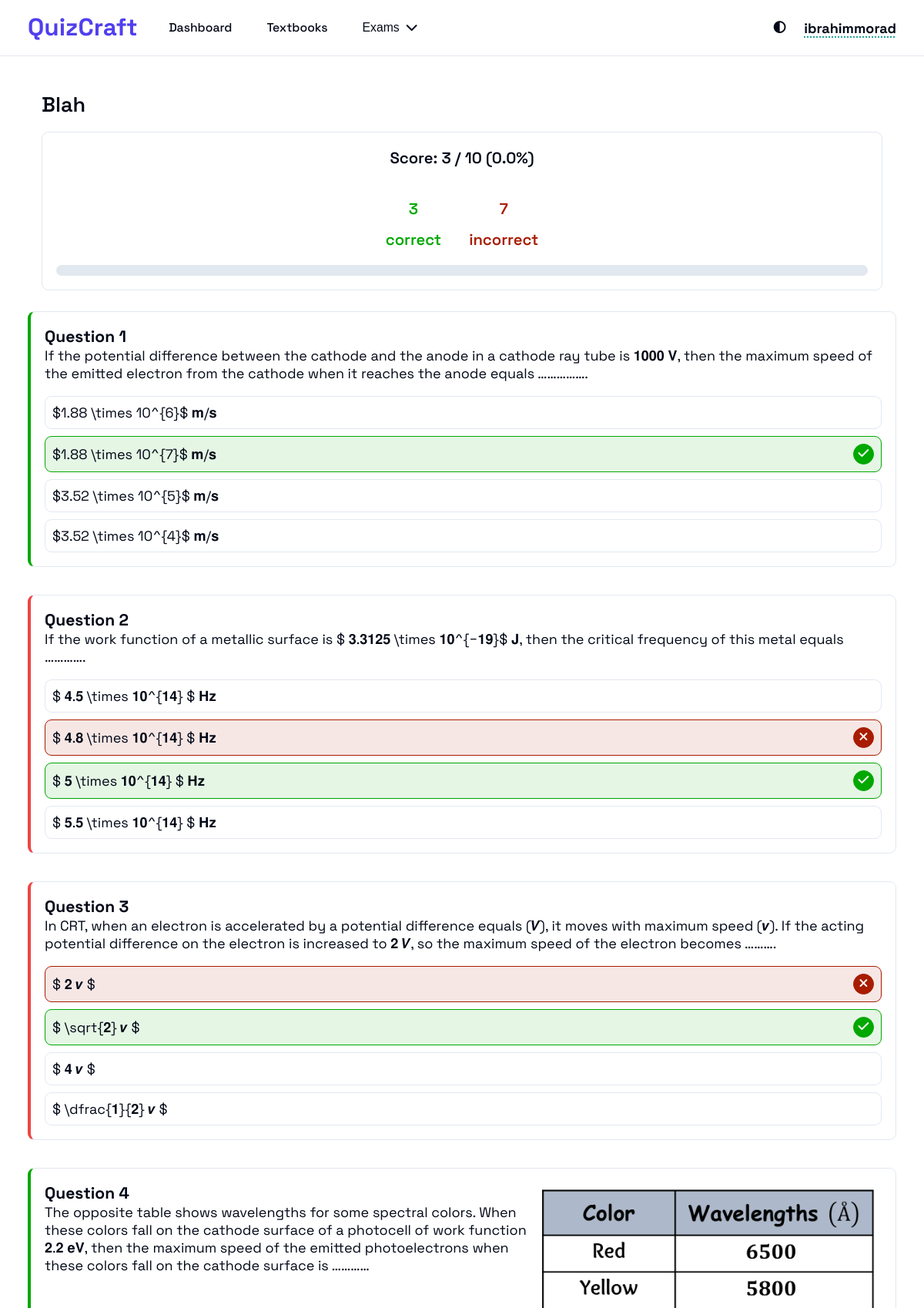
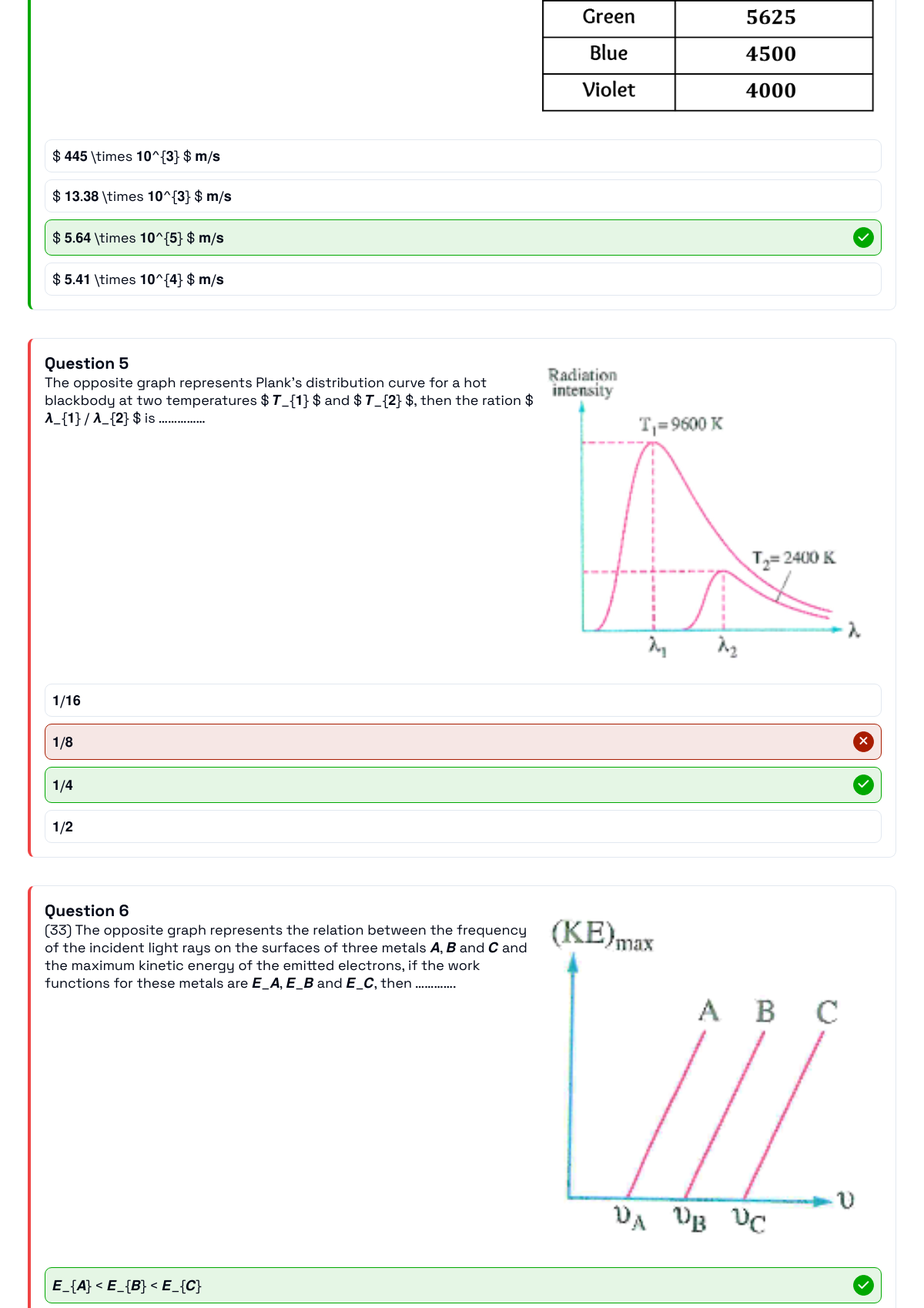
Screenshot of /exam/result/289/ (signed in, upper part) with the database file from the repository (2 pictures, top to bottom).
### exam/models.py (models this page shows, shortened)
class Exam(models.Model):
    class ScopeChoice(models.TextChoices):
        LESSON = "Lesson", "Lesson"
        CHAPTER = "Chapter", "Chapter"
        UNIT = "Unit", "Unit"
        TEXTBOOK = "Textbook", "Textbook"
    title = models.CharField(max_length=256)
    created_at = models.DateTimeField(auto_now_add=True)
    updated_at = models.DateTimeField(auto_now=True)
    created_by = models.ForeignKey(
        User, on_delete=models.CASCADE, related_name="exams", related_query_name="exam"
    )
    scopes = models.ManyToManyField(
        Scope, related_name="exams", related_query_name="exam"
    )
    problems = models.ManyToManyField(
        Problem, through="ExamProblem", related_name="exams", related_query_name="exam"
    )
    is_published = models.BooleanField(default=False)
    class Meta:
        ordering = ["-created_at"]

class Submission(models.Model):
    created_at = models.DateTimeField(auto_now_add=True)
    updated_at = models.DateTimeField(auto_now=True)
    exam = models.ForeignKey(
        Exam, on_delete=models.CASCADE, related_name="submissions", null=True
    )
    user = models.ForeignKey(
        User, on_delete=models.CASCADE, related_name="submissions", null=True
    )
    score = models.PositiveSmallIntegerField(default=0)
    percentage = models.FloatField(default=0.0)
    is_published = models.BooleanField(default=False)
    class Status(models.TextChoices):
        EXITED_UNEXPECTEDLY = "exited_unexpectedly", "Exited Unexpectedly"
        COMPLETED = "completed", "Completed"
    status = models.CharField(
        max_length=20, choices=Status.choices, default=Status.EXITED_UNEXPECTEDLY
    )
    class Meta:
        ordering = ["-updated_at"]
    @property
    def wrong_answers(self):
        return self.exam.problems.count() - self.score

### problem/models.py (models this page shows, shortened)
class Problem(models.Model):
    class Difficulty(models.IntegerChoices):
        EASY = 1, "Easy"
        MIDIUM = 2, "Medium"
        HARD = 3, "Hard"
        EXTRA = 4, "Extra hard"
    scope = models.ForeignKey(
        Scope,
        on_delete=models.CASCADE,
        related_name="problems_set",
        related_query_name="problem",
        limit_choices_to={"level": 3},
    )
    body = models.TextField()
    created_at = models.DateTimeField(auto_now_add=True)
    figure = models.ImageField(upload_to="problems/", null=True, blank=True)
    difficulty = models.PositiveSmallIntegerField(
        choices=Difficulty, default=Difficulty.EASY
    )
    class Meta:
        ordering = ["difficulty", "created_at"]

class Choice(models.Model):
    problem = models.ForeignKey(
        Problem,
        on_delete=models.CASCADE,
        related_name="choices",
        related_query_name="choice",
    )
    body = models.CharField(max_length=256, null=True, blank=True)
    figure = models.ImageField(upload_to="choices/", null=True, blank=True)
    is_correct = models.BooleanField(default=False)

### exam/views.py (the view, shortened to what this page needs)
# urls.py: path("result/<int:submission_id>/", exam_result, name="exam-result"),
@login_required()
@require_http_methods(["GET"])
def exam_result(request, submission_id):
    submission = (
        Submission.objects.select_related("exam")
        .prefetch_related(
            "answers__choice",
            "answers__problem",
            Prefetch(
                "exam__problems", queryset=Problem.objects.prefetch_related("choices")
            ),
        )
        .get(id=submission_id)
    )
    if submission.user != request.user:
        messages.error(request, "You do not have permission to view this result")
        return reload(request)
    problems = list(submission.exam.problems.all())
    answers = submission.answers.all()
    chosen_choices_ids = set(a.choice_id for a in answers if a.choice_id)
    problem_correct_map = {
        a.problem_id: a.choice.is_correct for a in answers if a.choice_id
    }
    problem_data = []
    for problem in problems:
        choices = [
            {
                "id": choice.id,
                "body": choice.body,
                "figure": choice.figure,
                "is_correct": choice.is_correct,
                "checked": choice.id in chosen_choices_ids,
            }
            for choice in problem.choices.all()
        ]
        problem_data.append({
            "id": problem.id,
            "body": problem.body,
            "figure": problem.figure,
            "choices": choices,
            "answered_correctly": problem_correct_map.get(problem.id, False),
        })
    context = {
        "score": submission.score,
        "wrong_answers": submission.wrong_answers,
        "percentage": submission.percentage,
        "exam_length": len(problems),
        "exam_title": submission.exam.title,
        "problems": problem_data,
    }
    return render(
        request,
        "exam/exam_result.html",
        context=context,
    )

### exam/templates/exam/exam_result.html (shortened to what this page needs)
{% extends "base.html" %}
{% load static %}
{% block css %}
<link rel="stylesheet" href="{% static 'css/base.css' %}">
<link rel="stylesheet" href="{% static 'css/header.css' %}">
<link rel="stylesheet" href="{% static 'css/exam_submition.css' %}">
<link rel="stylesheet" href="https://cdnjs.cloudflare.com/ajax/libs/font-awesome/6.5.0/css/all.min.css">
{% endblock css %}
{% block content %}
{% include "components/header.html" %}
<div class="container">
    <div class="exam-header">
        <h1>{{ exam_title }}</h1>
        <div class="submission-statistics">
            <p class="score">
                Score: {{ score }} / {{ exam_length }} ({{ percentage }}%)
            </p>
            <div class="correct-incorrect">
                <div class="correct-answers"><span>{{ score }}</span> <span>correct</span></div>
                <div class="incorrect-answers"><span>{{ wrong_answers }}</span> <span>incorrect</span></div>
            </div>
            <div class="progress-bar">
            </div>
        </div>
    </div>
    <div class="exam-form">
        {% for problem in problems %}
        <div class="problem {% if problem.answered_correctly %}answered-correctly{% else %}answered-incorrectly{% endif %}">
            <div class="problem-body">
                <div class="problem-text">
                    <h3>Question {{ forloop.counter }}</h3>
                    <p>{{ problem.body }}</p>
                </div>
                {% if problem.figure %}
                <img src="{{ problem.figure.url }}" alt="{{ problem.figure.name }}" class="problem-figure">
                {% endif %}
            </div>
            <div class="problem-options">
                {% for choice in problem.choices %}
                <div class="problem-option {% if choice.is_correct %}correct{% endif %} {% if choice.checked %}checked{% endif %}">
                    {% if choice.figure %}
                    <img src="{{ choice.figure.url }}" alt="{{ choice.figure.name }}" class="choice-figure">
                    {% else %}
                    <p>{{ choice.body }}</p>
                    {% endif %}
                    {% if choice.is_correct %}
                    <i class="fas fa-check"></i>
                    {% endif %}
                    {% if choice.checked and not choice.is_correct %}
                    <i class="fas fa-times"></i>
                    {% endif %}
                </div>
                {% endfor %}
            </div>
        </div>
        {% endfor %}
    </div>
</div>
{% endblock content %}

### templates/components/header.html (shortened to what this page needs)
{% load static %}
<header class="main-header">
  <div class="header-container">
    <div class="header-content">
      <div class="header-left-content">
        <a href="{% url 'dashboard' %}" class="logo">
          <span>QuizCraft</span>
        </a>
        <nav class="main-nav">
          <ul>
            <li>
              <a href="{% url 'dashboard' %}">Dashboard</a>
            </li>
            <li>
              <a href="{% url 'textbooks' %}">Textbooks</a>
            </li>
            <li>
              <button class="header-exam-button">
                <span>Exams</span>
                <i class="fa-solid fa-chevron-down"></i>
              </button>
            </li>
          </ul>
        </nav>
      </div>
      <div class="header-right-content">
        <span class="theme-toggle-button"></span>
        <div class="auth-container">
          {% if user.is_authenticated %}
          <strong class="user-name">{{ user.username }}</strong>
          {% else %}
          <a href="{% url 'login' %}">Login</a>
          <span>/</span>
          <a href="{% url 'register' %}">Register</a>
          {% endif %}
        </div>
      </div>
    </div>
  </div>
</header>

### static/css/base.css (style rules this page uses)
:root { --background: hsl(0, 0%, 100%); --foreground: hsl(222.2, 84%, 4.9%); --card: hsl(0, 0%, 100%); --card-foreground: hsl(222.2, 84%, 4.9%); --popover: hsl(0, 0%, 100%); --popover-foreground: hsl(222.2, 84%, 4.9%); --primary: hsl(246, 84%, 59%); --primary-foreground: hsl(210, 40%, 98%); --secondary: hsl(210, 40%, 96.1%); --secondary-foreground: hsl(222.2, 47.4%, 11.2%); --muted: hsl(210, 40%, 96.1%); --muted-foreground: hsl(215.4, 16.3%, 46.9%); --accent: hsl(173, 85%, 32%); --accent-foreground: hsl(210, 40%, 98%); --message-warning-fg: rgb(102, 60, 0); --message-warning-bg: rgb(255, 244, 229); --message-error-fg: rgb(152, 0, 0); --message-error-bg: rgb(255, 226, 183); --message-success-fg: rgb(1, 164, 1); --message-success-bg: rgb(226, 255, 226); --destructive: hsl(0, 84.2%, 60.2%); --destructive-foreground: hsl(210, 40%, 98%); --border: hsl(214.3, 31.8%, 91.4%); --input: hsl(214.3, 31.8%, 91.4%); --ring: hsl(222.2, 84%, 4.9%); --radius: 0.5rem; --sidebar-background: hsl(0, 0%, 98%); --sidebar-foreground: hsl(240, 5.3%, 26.1%); --sidebar-primary: hsl(240, 5.9%, 10%); --sidebar-primary-foreground: hsl(0, 0%, 98%); --sidebar-accent: hsl(240, 4.8%, 95.9%); --sidebar-accent-foreground: hsl(240, 5.9%, 10%); --sidebar-border: hsl(220, 13%, 91%); --sidebar-ring: hsl(217.2, 91.2%, 59.8%); }
* { box-sizing: border-box; margin: 0; padding: 0; }
html { font-family: 'spacegrotesk', sans-serif; font-weight: 400; font-size: 18px; }
body { min-height: 100vh; width: 100%; background-color: var(--background); color: var(--foreground); position: relative; display: flex; flex-direction: column; align-items: stretch; }
.container { max-width: 80rem; margin: 0 auto; padding: 2rem 1rem; width: 100%; }
@media (min-width: 640px) { .container { padding-left: 1.5rem; padding-right: 1.5rem; } }
@media (min-width: 1024px) { .container { padding-left: 2rem; padding-right: 2rem; } }

### static/css/header.css (style rules this page uses)
.main-header { background-color: var(--background); border-bottom: 1px solid var(--border); position: sticky; top: 0; z-index: 10; }
.header-container { max-width: 80rem; margin-left: auto; margin-right: auto; padding-left: 1rem; padding-right: 1rem; }
@media (min-width: 640px) { .header-container { padding-left: 1.5rem; padding-right: 1.5rem; } }
@media (min-width: 1024px) { .header-container { padding-left: 2rem; padding-right: 2rem; } }
.header-content { display: flex; justify-content: space-between; height: 4rem; }
.header-left-content { display: flex; align-items: center; }
.main-nav { display: none; }
@media (min-width: 1024px) { .main-nav { display: block; } }
.main-nav>ul { display: flex; align-items: center; gap: 1rem; margin-left: 1.5rem; list-style: none; }
.main-nav>ul>li { display: flex; align-items: center; gap: 0.5rem; cursor: pointer; position: relative; }
.auth-container { display: none; align-items: center; gap: 0.5rem; }
@media (min-width: 1024px) { .auth-container { display: flex; } }
.menu-button, .theme-toggle-button { display: flex; align-items: center; cursor: pointer; border-radius: var(--radius); }

### rows the page displays
Exam: title "Blah"
Submission: percentage "0.0"
Problem: body "If the potential difference between the cathode and the anode in a cathode ray tube is 𝟏𝟎𝟎𝟎 𝐕, then the maximum speed of the emitted electron from the cathode when it reaches the anode equals ……………."
Choice: body "$1.88 \\times 10^{6}$ 𝐦/𝐬"
Choice: body "$1.88 \\times 10^{7}$ 𝐦/𝐬"
Choice: body "$3.52 \\times 10^{5}$ 𝐦/𝐬"
Choice: body "$3.52 \\times 10^{4}$ 𝐦/𝐬"
Problem: body "If the work function of a metallic surface is $ 𝟑.𝟑𝟏𝟐𝟓 \\times 𝟏𝟎^{−𝟏𝟗}$ 𝐉, then the critical frequency of this metal equals …………."
Choice: body "$ 𝟒.𝟓 \\times 𝟏𝟎^{𝟏𝟒} $ 𝐇𝐳"
Choice: body "$ 𝟒.𝟖 \\times 𝟏𝟎^{𝟏𝟒} $ 𝐇𝐳"
Choice: body "$ 𝟓 \\times 𝟏𝟎^{𝟏𝟒} $ 𝐇𝐳"
Choice: body "$ 𝟓.𝟓 \\times 𝟏𝟎^{𝟏𝟒} $ 𝐇𝐳"
Problem: body "In CRT, when an electron is accelerated by a potential difference equals (𝑽), it moves with maximum speed (𝒗). If the acting potential difference on the electron is increased to 𝟐 𝑽, so the maximum speed of the electron becomes ………."
Choice: body "$ 𝟐 𝒗 $"
Choice: body "$ \\sqrt{𝟐} 𝒗 $"
Choice: body "$ 𝟒 𝒗 $"
Choice: body "$ \\dfrac{𝟏}{𝟐} 𝒗 $"
Problem: body "The opposite table shows wavelengths for some spectral colors. When these colors fall on the cathode surface of a photocell of work function 𝟐.𝟐 𝐞𝐕, then the maximum speed of the emitted photoelectrons when these colors fall on the cathode surface is …………"
Choice: body "$ 𝟒𝟒𝟓 \\times 𝟏𝟎^{𝟑} $ 𝐦/𝐬"
Choice: body "$ 𝟏𝟑.𝟑𝟖 \\times 𝟏𝟎^{𝟑} $ 𝐦/𝐬"
Choice: body "$ 𝟓.𝟔𝟒 \\times 𝟏𝟎^{𝟓} $ 𝐦/𝐬"
Choice: body "$ 𝟓.𝟒𝟏 \\times 𝟏𝟎^{𝟒} $ 𝐦/𝐬"
Problem: body "The opposite graph represents Plank’s distribution curve for a hot blackbody at two temperatures $ 𝑻_{𝟏} $ and $ 𝑻_{𝟐} $, then the ration $ 𝝀_{𝟏} / 𝝀_{𝟐} $ is ……………"
Choice: body "𝟏/𝟏𝟔"
Choice: body "𝟏/𝟖"
Choice: body "𝟏/𝟒"
Choice: body "𝟏/𝟐"
Problem: body "(33) The opposite graph represents the relation between the frequency of the incident light rays on the surfaces of three metals 𝑨, 𝑩 and 𝑪 and the maximum kinetic energy of the emitted electrons, if the work functions for these metals are 𝑬_𝑨, 𝑬_𝑩 and 𝑬_𝑪, then …………."
Choice: body "𝑬_{𝑨} < 𝑬_{𝑩} < 𝑬_{𝑪}"

### other values shown
{{ user.username }} "ibrahimmorad"
{{ score }} "3"
{{ exam_length }} "10"
{{ wrong_answers }} "7"
